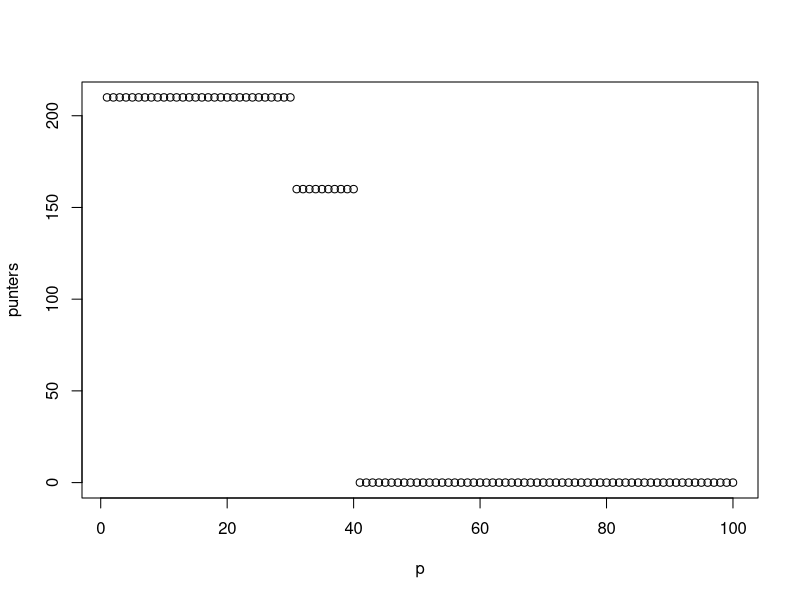
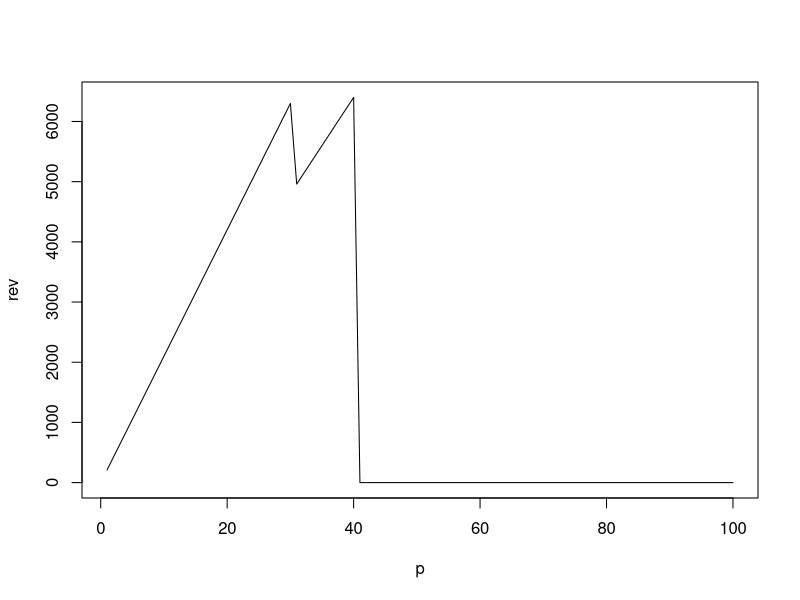
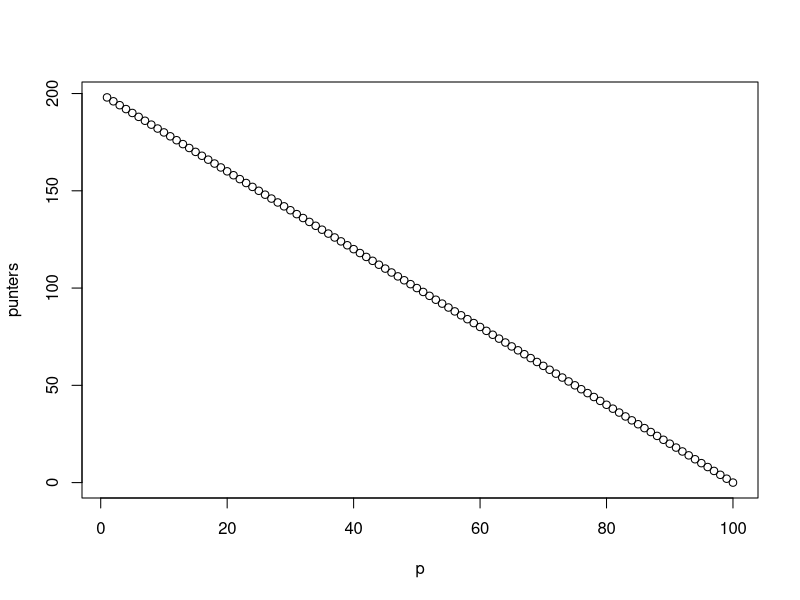
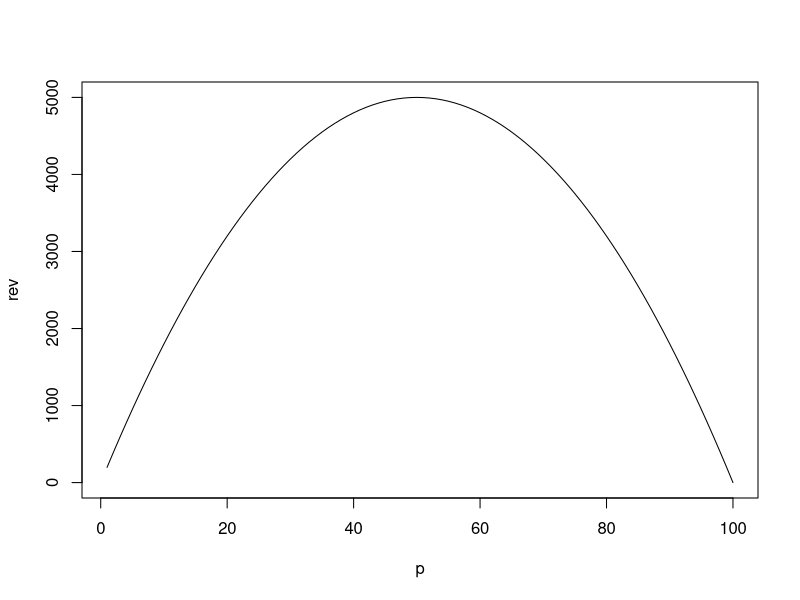
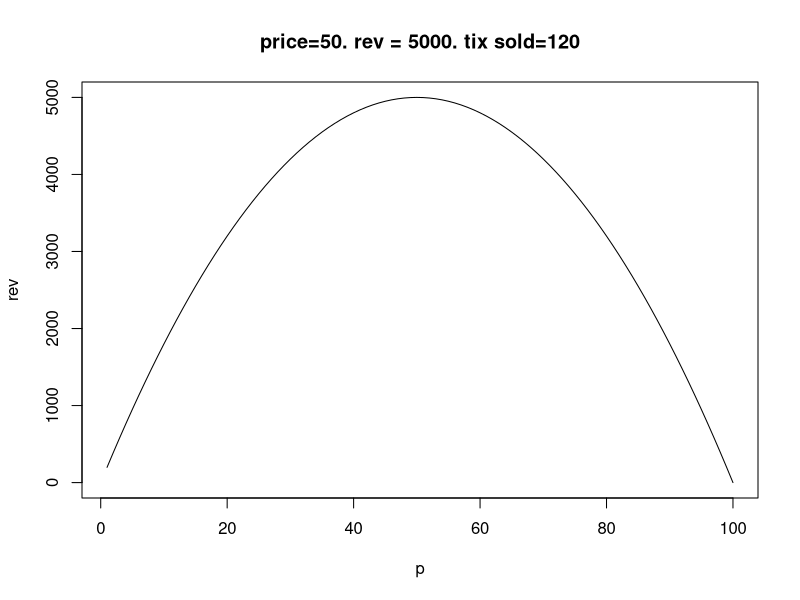

These figures' R source, in order:

# wtp for group 1 and group2
g1wtp=40
g2wtp=30

#how many punters in each group
nwtp1=160
nwtp2=50
totpunters<-nwtp1+nwtp2
# all possible prices
p<-seq(1,100,1)

# define function for how many punters will be there for each given price
punters<-ifelse(p<=g2wtp,totpunters,ifelse(p<=g1wtp,nwtp1,0))
plot(p,punters)

# calculate total revenue per price
rev=p*punters
plot(p,rev, type = 'l')

# find maximum revenue
maxrev<-which.max(rev)

# how many tickets will be sold?
tixsold<-punters[maxrev]


# Part 2 ------------------------------------------------------------------




# all possible prices
p<-seq(1,100,1)

# define function for how many punters will be there for each given price
punters<-200-2*p
plot(p,punters)

# calculate total revenue per price
rev=p*punters
plot(p,rev, type = 'l')
# find price at which revenue is maximum
pmaxrev<-which.max(rev)
# what is total rev?
myrev<-rev[pmaxrev]
# how many tickets will be sold?
tixsold<-punters[maxrev]
plot(p,rev, type = 'l', main=paste0("price=",pmaxrev, ". rev = ",myrev,". tix sold=",tixsold))
